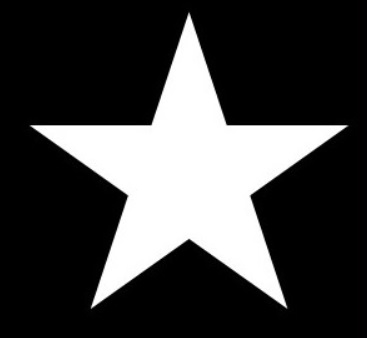
#> input picture images/star.jpg, 367 x 338 px
$ python ConvexityDefects_2.py   (older library calls are emulated)
#> lines starting #> are read from the running program, lines starting #| are printed output that depends on the picture; after the words box and inside, x2 and y2 are one past the last pixel; in counts of white or black regions, pixels touching at a corner belong together
import numpy as np
import cv2

def contour():
    img = cv2.imread('images/star.jpg')
#> img is the input picture: shape (338, 367, 3); mean B, G, R 63.6, 63.6, 63.6
    imgray = cv2.cvtColor(img, cv2.COLOR_BGR2GRAY)

    ret, thr = cv2.threshold(imgray, 127, 255, 0)
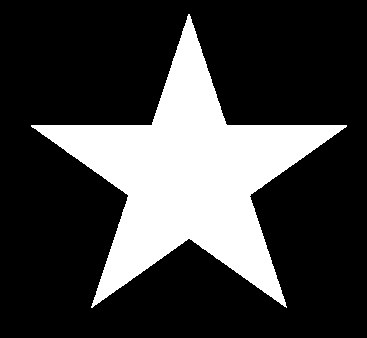
#> thr: shape (338, 367); 25% white; 1 white region
    _, contours, _ = cv2.findContours(thr, cv2.RETR_TREE, cv2.CHAIN_APPROX_SIMPLE)
#> contours = 1 contour; box (x1, y1, x2, y2) and area: (31, 14, 347, 308) 30474

    cnt = contours[0]
#> cnt = contour of 532 points, box (x1, y1, x2, y2) (31, 14, 347, 308), area 30474
    cv2.drawContours(img, [cnt], 0, (0, 255, 0), 2)
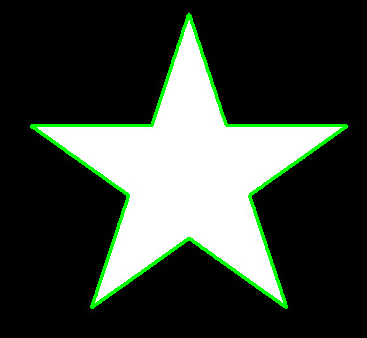
#> img: shape (338, 367, 3); 3.27% of pixels changed, all inside (x1, y1, x2, y2) = (30, 13, 348, 309)

    outside = (55, 70)
    inside = (140, 150)

    dist1 = cv2.pointPolygonTest(cnt, outside, True)
#> dist1 = -55
    dist2 = cv2.pointPolygonTest(cnt, inside, True)
#> dist2 = 25
    #3번째 인자가 True로 설정되면 Contour와 점 사이의 최단 거리를 리턴한다.
    #False로 설정되면 최단 거리를 리턴하는 것이 아니라, 주어진 점이 Contour의 외부에 있으면 -1
    #Contour위에 있으면 0, Contour 내부에 있으면 1을 리턴한다.
    #따라서 True인 경우와 비교해 계산 시간이 2~3배 빠르다.
    #거리값이 필요하지 않다면 3번째 인자를 항상 false로 두는 것이 좋다.

    print('Contour에서 (%d, %d)까지 거리: %.3f' %(outside[0], outside[1], dist1))
#| Contour에서 (55, 70)까지 거리: -55.000
    print('Contour에서 (%d, %d)까지 거리: %.3f' %(inside[0], inside[1], dist2))
#| Contour에서 (140, 150)까지 거리: 25.000

    cv2.circle(img, outside, 3, (0, 255, 0), -1)
#> img: shape (338, 367, 3); 0.02% of pixels changed, all inside (x1, y1, x2, y2) = (52, 67, 59, 74)
    cv2.circle(img, inside, 3, (255, 0, 255), -1)
#> img: shape (338, 367, 3); mean B, G, R 58.6, 66.9, 58.6

    cv2.imshow('defects', img)
    cv2.waitKey(0)
    cv2.destroyAllWindows()

contour()
